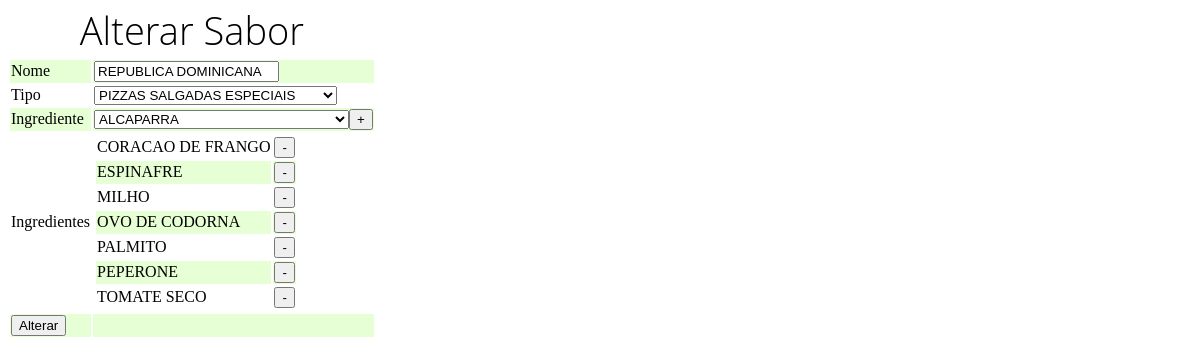
Screenshot of /pizzariaC.php?codigo=3 with the database file from the repository.
### tables this page shows
CREATE TABLE sabor (
	codigo integer not null,
	nome varchar(100) not null,
	tipo integer not null,
	foreign key (tipo) references tipo(codigo),
	primary key (codigo)
);

CREATE TABLE saboringrediente (
	sabor integer not null,
	ingrediente integer not null,
	foreign key (sabor) references sabor(codigo),
	foreign key (ingrediente) references ingrediente(codigo),
	primary key (sabor, ingrediente)
);

CREATE TABLE ingrediente (
	codigo integer not null,
	nome varchar(100) not null,
	primary key (codigo)
);

### pizzariaC.php (the view, shortened to what this page needs)
<html>
<head>
	<link rel="stylesheet" href="style.css">
</head>
<body>
	<?php
	if (isset($_GET["codigo"])) {
		$db = new SQLite3("pizzaria.db");
		$db->exec("PRAGMA foreign_keys = ON");
		$sabor = $db->query("select * from sabor where codigo = " . $_GET["codigo"]);
		$s = $sabor->fetchArray();
		if ($s === false) {
			echo "<font color=\"red\">Sabor não encontrado</font>";
		} else {
			$db = new SQLite3("pizzaria.db");
			echo '<form name="insert" action="pizzariaC.php" method="post">';
			echo '<table>';
			echo '<caption><h1>Alterar Sabor</h1></caption>';
			echo '<tbody>';
			echo "<tr><td><input hidden type=\"text\" name=\"codigo\" value=\"" . $_GET["codigo"] . "\"></td></tr>";
			echo '<tr>';
			$nome = $db->query("select sabor.nome as nome from sabor where codigo = " . $_GET["codigo"]);
			while ($n = $nome->fetchArray()) {
				echo '<td><label for="nome">Nome</label></td>';
				echo "<td><input type=\"text\" name=\"nome\" id=\"nome\" value=\"" . $n["nome"] . "\" pattern=\"[A-Z\s]+$\"></td>";
			}
			echo '</tr>';
			echo '<tr>';
			echo '<td><label for="tipo">Tipo</label></td>';
			echo '<td><select name="tipo" id="tipo">';
			$results = $db->query("select * from tipo");
			while ($row = $results->fetchArray()) {
				$tp = $db->query("select tipo.codigo as codigo, tipo.nome as nome from tipo join sabor on sabor.tipo = tipo.codigo where sabor.codigo =" . $_GET["codigo"]);
				while ($rowtipo = $tp->fetchArray()) {
					echo "<option value=\"nome\" selected disabled hidden>" . $rowtipo["nome"] . "</option>";
				}
			}
			echo '</select></td>';
			echo '</tr>';
			echo '<tr>';
			echo '<td><label for="ingrediente">Ingrediente</label></td>';
			echo '<td>';
			echo '<select name="ingrediente" id="ingrediente">';
			$results2 = $db->query(trim("select * from ingrediente "));
			while ($row2 = $results2->fetchArray()) {
				echo "<option value=\"" . $row2["codigo"] . "\">" . $row2["nome"] . "</option>\n";
			}
			echo '</select>';
			echo '<input name="adicionar" type="button" value="+" onclick="add()">';
			echo '</td>';
			echo '</tr>';
			echo '<tr>';
			echo '<td><label for="lista">Ingredientes</label></td>';
			echo '<td><table id="lista">';
			$ingredienteSabor = $db->query("select * from saboringrediente join ingrediente on saboringrediente.ingrediente = ingrediente.codigo where saboringrediente.sabor=" . $_GET["codigo"]);
			while ($ingrediente = $ingredienteSabor->fetchArray()) {
				echo '<tr><td value="' . $ingrediente["codigo"] . '" class="ingredienteEscolhido">' . $ingrediente["nome"] . '</td><td><input type="button" value="-" onclick="del(this)"></td></tr>';
			}
			echo '</table></td>';
			echo '</tr>';
			echo '<tr>';
			echo '<td><input type="submit" name="Alterar" value="Alterar" onClick="preencheIngredientes()"></td>';
			echo '<td><input type="text" id="componenteIngredientes" name="componenteIngredientes" hidden value=""></td>';
			echo '</tr>';
			echo '</tbody>';
			echo '</table>';
			echo '</form>';
		}
	}
	?>
</body>
</html>

### style.css (style rules this page uses)
tr:nth-child(even) { background-color: #e6ffd4; }
h1 { font-weight: 300; font-size: 38px; margin: 0px 0px 0px 0px; line-height: 120%; font-family: 'Open sans', sans-serif; }

### rows the page displays
sabor: nome "REPUBLICA DOMINICANA"
saboringrediente: ingrediente.nome "CORACAO DE FRANGO"
saboringrediente: ingrediente.nome "ESPINAFRE"
saboringrediente: ingrediente.nome "MILHO"
saboringrediente: ingrediente.nome "OVO DE CODORNA"
saboringrediente: ingrediente.nome "PALMITO"
saboringrediente: ingrediente.nome "PEPERONE"
saboringrediente: ingrediente.nome "TOMATE SECO"

### other values shown
form field tipo "PIZZAS SALGADAS ESPECIAIS"
form field ingrediente "ALCAPARRA"
